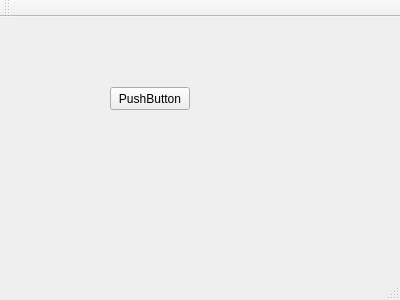
<?xml version="1.0" encoding="UTF-8"?>
<ui version="4.0">
 <class>MainWindow</class>
 <widget class="QMainWindow" name="MainWindow">
  <property name="geometry">
   <rect>
    <x>0</x>
    <y>0</y>
    <width>400</width>
    <height>300</height>
   </rect>
  </property>
  <property name="windowTitle">
   <string>MainWindow</string>
  </property>
  <widget class="QWidget" name="centralWidget">
   <widget class="QPushButton" name="pushButton">
    <property name="geometry">
     <rect>
      <x>110</x>
      <y>70</y>
      <width>80</width>
      <height>23</height>
     </rect>
    </property>
    <property name="text">
     <string>PushButton</string>
    </property>
   </widget>
  </widget>
  <widget class="QMenuBar" name="menuBar">
   <property name="geometry">
    <rect>
     <x>0</x>
     <y>0</y>
     <width>400</width>
     <height>20</height>
    </rect>
   </property>
  </widget>
  <widget class="QToolBar" name="mainToolBar">
   <attribute name="toolBarArea">
    <enum>TopToolBarArea</enum>
   </attribute>
   <attribute name="toolBarBreak">
    <bool>false</bool>
   </attribute>
  </widget>
  <widget class="QStatusBar" name="statusBar"/>
 </widget>
 <layoutdefault spacing="6" margin="11"/>
 <resources/>
 <connections/>
</ui>
